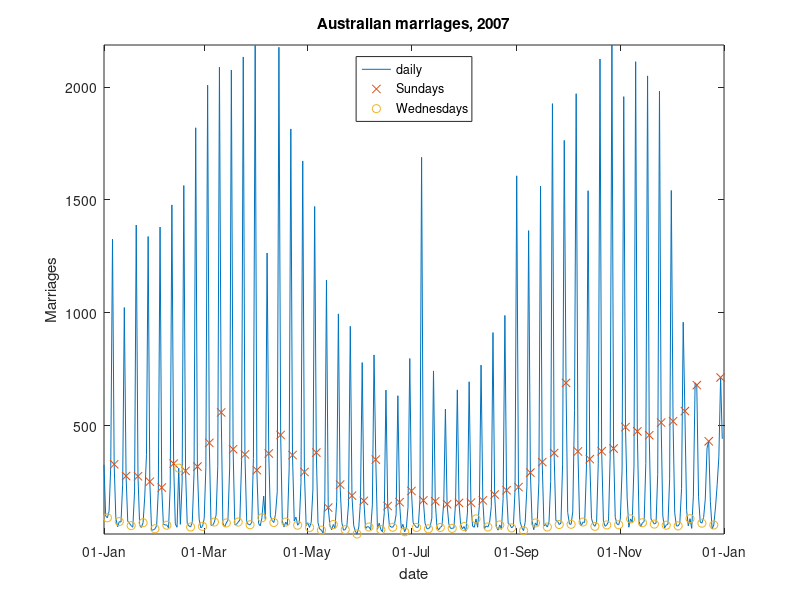

This figure's MATLAB source:
%% MARRIAGELOGIC  Uses logical indexing to highlight certain points on a plot

%% Load data
load ausmarriage

%% Convert dates
t = datenum(dates,'mm/dd/yyyy');
%  Determine day of the week
days = weekday(t);

%% Create logical arrays
sun = days==1;
wed = days==4;

%% Plot results
figure
%  Plot all data, then use logical variables to index into full data set to
%  plot subsets (Sundays [x] and Wednesdays [o])
plot(t,M,t(sun),M(sun),'x',t(wed),M(wed),'o')
%  Annotate
axis tight
datetick('x','dd-mmm')
xlabel('date')
ylabel('Marriages')
title('Australian marriages, 2007')
legend({'daily','Sundays','Wednesdays'},'location','north')
